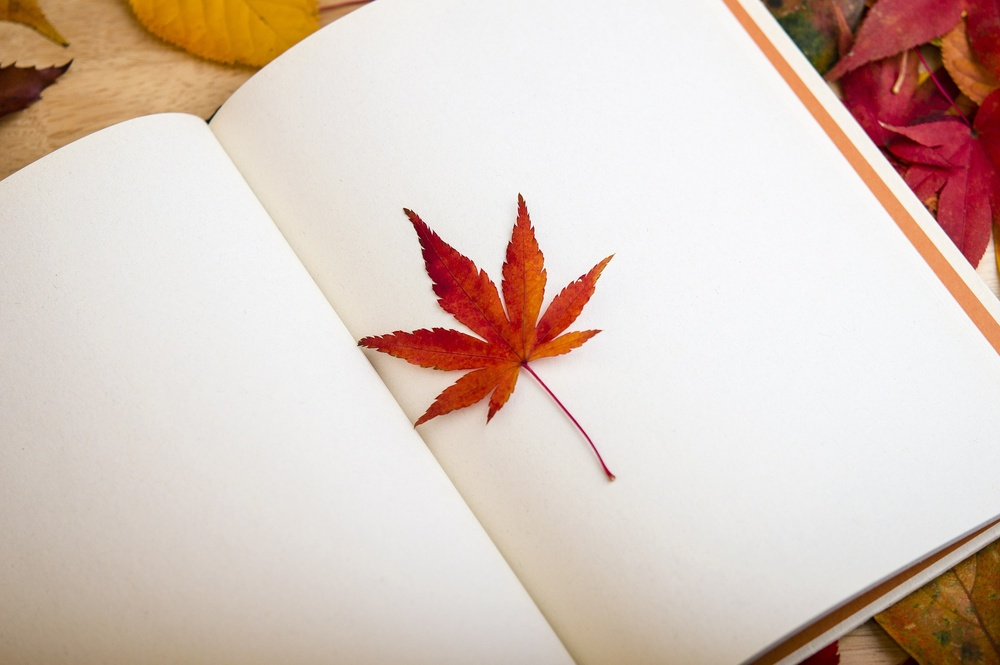
#> input picture img/book.jpg, 1000 x 665 px, shrunk from 1920 x 1276 before the run
$ python 21.kennyEdge.py
#> lines starting #> are read from the running program, lines starting #| are printed output that depends on the picture
import numpy as np
import cv2

src = cv2.imread("../img/book.jpg", cv2.IMREAD_GRAYSCALE)
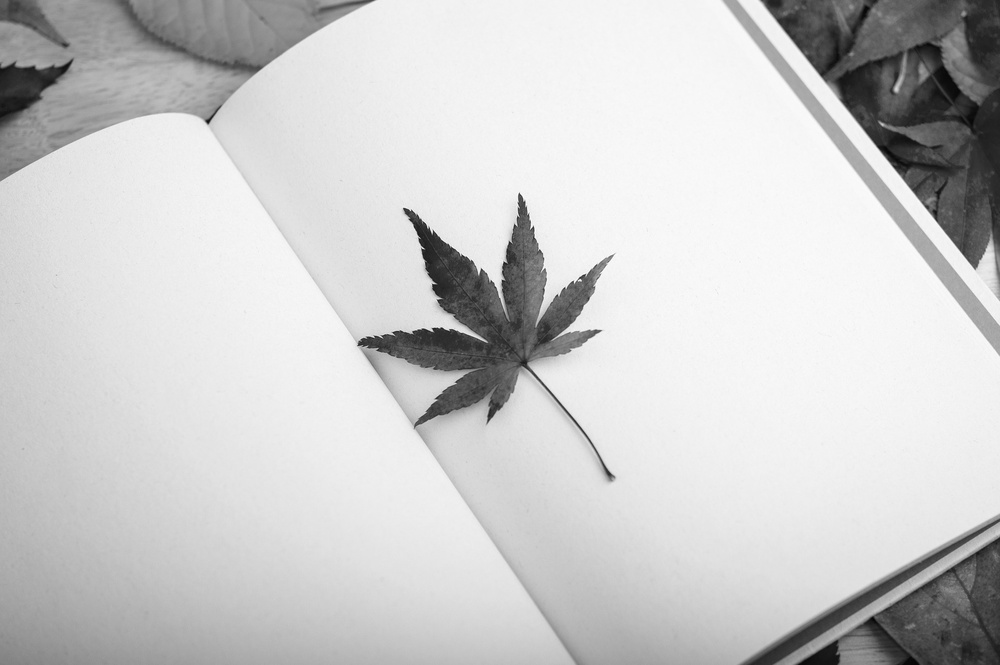
#> src: shape (665, 1000); min 2, max 255, mean 203.9

dst = cv2.Canny(src, 100, 200, apertureSize=3, L2gradient=True)
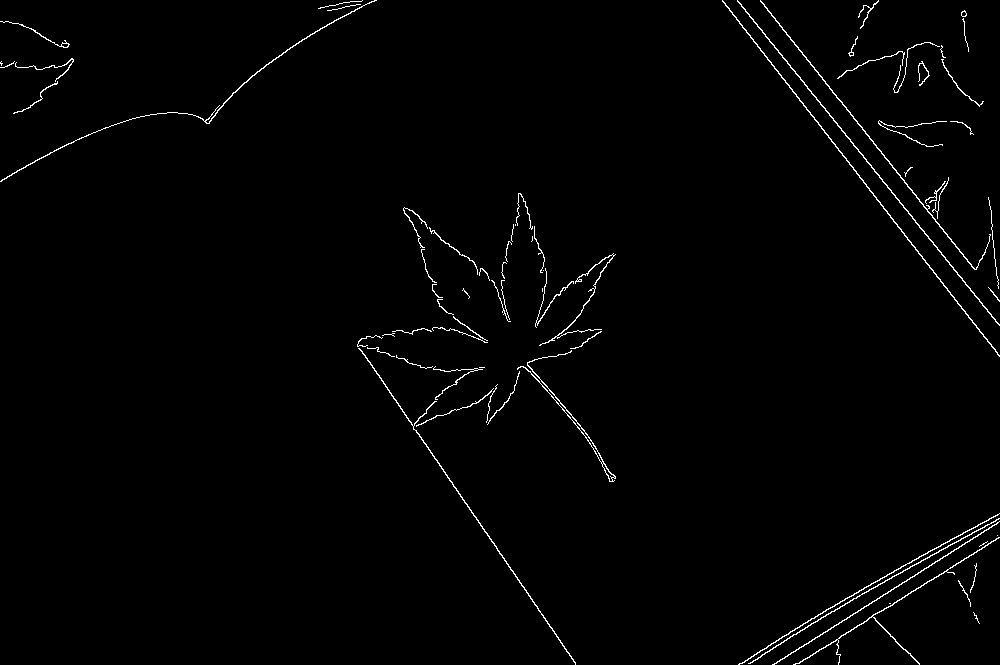
#> dst: shape (665, 1000); 1.3% white in thin lines or dots

cv2.imshow("dst", dst)
cv2.waitKey(0)
cv2.destroyAllWindows()

$ run again, with img/building.jpg copied over img/book.jpg
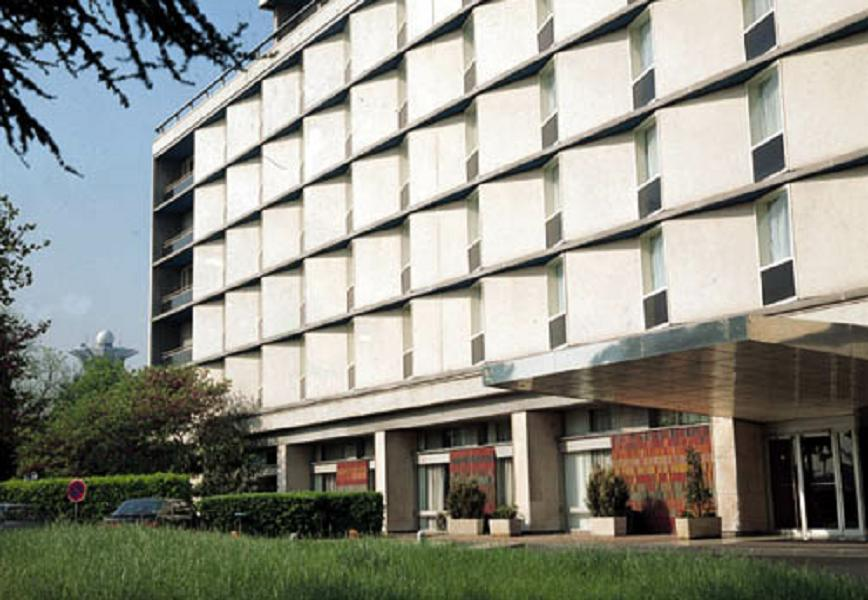
#> input picture img/building.jpg, 868 x 600 px
#> `src = cv2.imread("../img/book.jpg", cv2.IMREAD_GRAYSCALE)`:
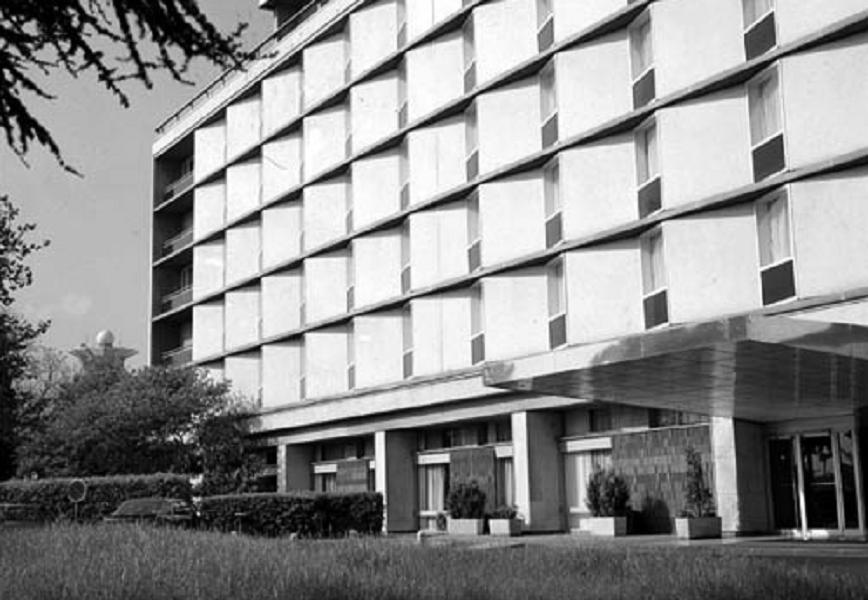
#> src: shape (600, 868); min 0, max 255, mean 142.3
#> `dst = cv2.Canny(src, 100, 200, apertureSize=3, L2gradient=True)`:
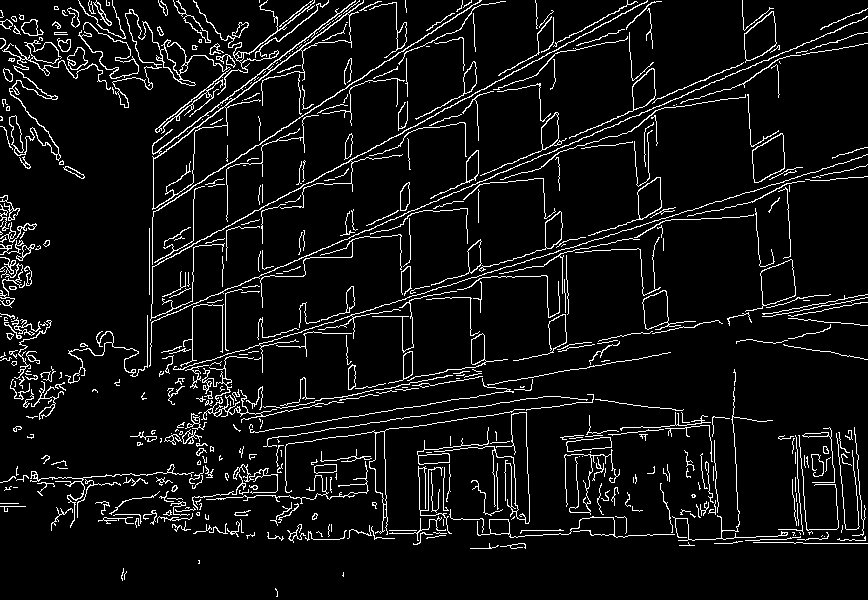
#> dst: shape (600, 868); 7% white in thin lines or dots
